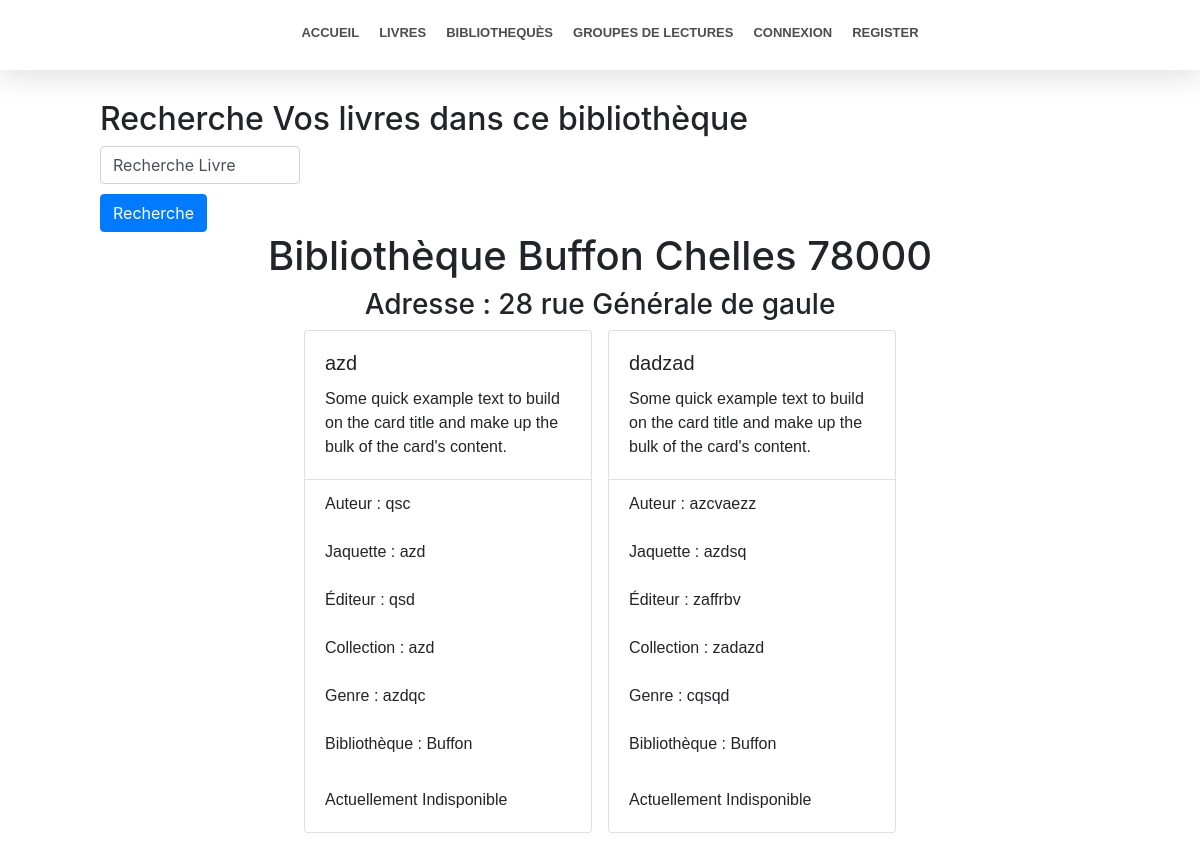
Screenshot of /bibliotheque/livres?id=3 with the database file from the repository.
### accounts/models.py (models this page shows, shortened)
class Biliotheque(models.Model):
    name = models.CharField(max_length=60)
    adresse = models.CharField(max_length=60)
    ville = models.CharField(max_length=50)
    cp = models.CharField(max_length=60)

class Livre(models.Model):
    titre = models.CharField(max_length=60)
    auteur = models.CharField(max_length=60)
    jaquette = models.CharField(max_length=60)
    editeur = models.CharField(max_length=60)
    collection = models.CharField(max_length=60)
    genre = models.CharField(max_length=60)
    dispo = models.BooleanField(default=True)
    biblio = models.ForeignKey(Biliotheque, on_delete=models.CASCADE)

### livre/views.py (the view)
# urls.py: path('bibliotheque/livres', livre_views.bibliothequeLivre, name="bibliotheque_livres"),
def bibliothequeLivre(request):
    livres =""
    bibliotheque =""
    if request.GET:
        if request.GET['id']:
            if Livre.objects.filter(biblio_id=request.GET['id']).exists():
                livres = Livre.objects.filter(biblio_id=request.GET['id'])
            if Biliotheque.objects.filter(id=request.GET['id']).exists():
                bibliotheque = Biliotheque.objects.get(id=request.GET['id'])
    context = {}
    context["bibliotheque"] = bibliotheque
    context["livres"] = livres
    return render(request, 'bibliotheque/livres.html', context=context)

### templates/bibliotheque/livres.html (shortened to what this page needs)
{% extends 'index.html' %}
{% block content %}
    <div style="height: 100px"></div>
    <form method="GET" action="{% url 'search_livre' %}" style="margin-left: 100px">
        <h2>Recherche Vos livres dans ce bibliothèque</h2>
        <div style="max-width: 200px;">
            <select class="form-control selectpicker" name="livre" data-live-search="true">
                <option value="">Recherche Livre</option>
            </select>
        </div>
        <div style="height: 10px"></div>
        <button class="btn btn-primary" type="submit">Recherche</button>
    </form>
    {% if bibliotheque %}
        <h1 class="text-center">Bibliothèque {{ bibliotheque.name }} {{ bibliotheque.ville }} {{ bibliotheque.cp }}</h1>
        <h3 class="text-center">Adresse : {{ bibliotheque.adresse }}</h3>
        {% if livres %}
            <section style="max-width: 1400px;margin: auto;">
                <div class="d-flex flex-wrap justify-content-center gap-3">
                    {% for livre in livres %}
                        <div class="card" style="width: 18rem;min-width: 286px;">
                            <div class="card-body">
                                <h5 class="card-title">{{ livre.titre }}</h5>
                                <p class="card-text">Some quick example text to build on the card title and make up the
                                    bulk
                                    of the card's content.</p>
                            </div>
                            <ul class="list-group list-group-flush">
                                <li class="list-group-item">Auteur : {{ livre.auteur }}</li>
                                <li class="list-group-item">Jaquette : {{ livre.jaquette }}</li>
                                <li class="list-group-item">Éditeur : {{ livre.editeur }}</li>
                                <li class="list-group-item">Collection : {{ livre.collection }}</li>
                                <li class="list-group-item">Genre : {{ livre.genre }}</li>
                                <li class="list-group-item">Bibliothèque : {{ livre.biblio.name }}</li>
                            </ul>
                            <div class="card-body">
                                {% if livre.dispo %}
                                    <form method="POST" action="{% url 'livre_emprunter' livre.pk %}">
                                        {% csrf_token %}
                                        <button class="btn btn-primary">
                                            Emprunter
                                        </button>
                                    </form>
                                {% else %}
                                    Actuellement Indisponible
                                {% endif %}
                            </div>
                        </div>
                    {% endfor %}
                </div>
            </section>
        {% else %}
            <h4 class="text-center">Aucune livre dans ce bibliothèques</h4>
        {% endif %}
    {% else %}
        <h1>Bibliothèque non trouvé</h1>
    {% endif %}
{% endblock %}

### static/css/main.css (style rules this page uses)
section { font-family: "Public Sans", sans-serif; }
body { margin: 0; }

### rows the page displays
Biliotheque: name "Buffon", ville "Chelles", cp "78000", adresse "28 rue Générale de gaule"
Livre: titre "azd", auteur "qsc", jaquette "azd", editeur "qsd", collection "azd", genre "azdqc", biblio.name "Buffon", dispo "Actuellement Indisponible"
Livre: titre "dadzad", auteur "azcvaezz", jaquette "azdsq", editeur "zaffrbv", collection "zadazd", genre "cqsqd", biblio.name "Buffon", dispo "Actuellement Indisponible"
